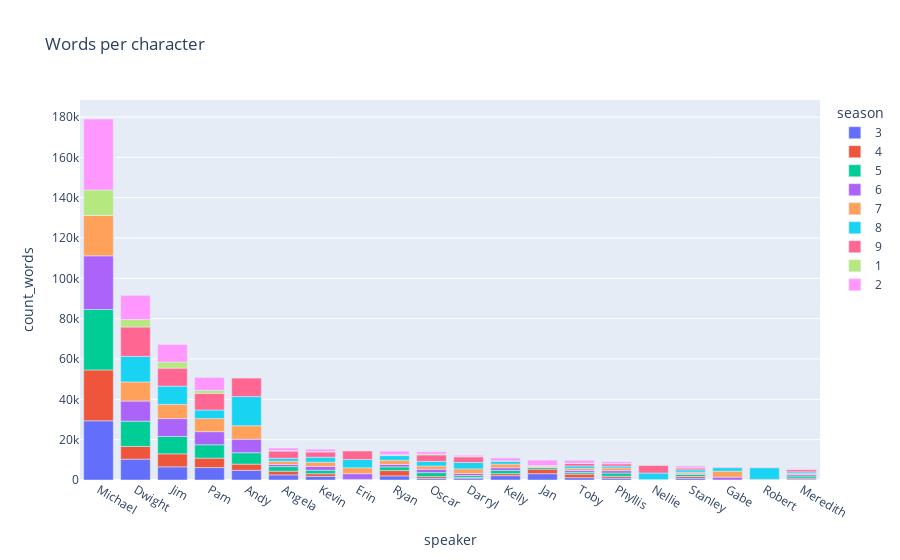

The cell this chart's notebook holds for it:
### Code cell
char_wrd = df[['season', 'line_text', 'speaker']]

char_wrd['count_words'] = [len(x.split()) for x in df['line_text'].tolist()]
char_wrd['season'] = char_wrd['season'].astype(str)

char_wrd_count = char_wrd.groupby(['speaker', 'season'])['count_words'].agg('sum').reset_index()

top_wrd = char_wrd.groupby(['speaker'])['count_words'].agg('sum').sort_values(ascending=False).index[:20].to_list()

#filter for top 20 characters
char_wrd_filtered = char_wrd_count[char_wrd_count['speaker'].isin(top_wrd)]

fig = px.bar(char_wrd_filtered, x='speaker', y='count_words', color='season', title='Words per character')
fig.update_xaxes(categoryorder='array', categoryarray= top_wrd)

### Figure 1 — Plotly figure (JSON) as saved in the notebook; plotly's stock layout.template omitted (floating-point values rounded to 4 significant figures)
{"data": [{"alignmentgroup": "True", "hovertemplate": "season=3<br>speaker=%{x}<br>count_words=%{y}<extra></extra>", "legendgroup": "3", "marker": {"color": "#636efa", "pattern": {"shape": ""}}, "name": "3", "offsetgroup": "3", "orientation": "v", "showlegend": true, "textposition": "auto", "type": "bar", "x": ["Andy", "Angela", "Darryl", "Dwight", "Jan", "Jim", "Kelly", "Kevin", "Meredith", "Michael", "Oscar", "Pam", "Phyllis", "Ryan", "Stanley", "Toby"], "xaxis": "x", "y": [4806, 2538, 920, 10346, 3129, 6523, 2152, 1822, 482, 29350, 717, 6165, 907, 2035, 889, 1152], "yaxis": "y"}, {"alignmentgroup": "True", "hovertemplate": "season=4<br>speaker=%{x}<br>count_words=%{y}<extra></extra>", "legendgroup": "4", "marker": {"color": "#EF553B", "pattern": {"shape": ""}}, "name": "4", "offsetgroup": "4", "orientation": "v", "showlegend": true, "textposition": "auto", "type": "bar", "x": ["Andy", "Angela", "Darryl", "Dwight", "Jan", "Jim", "Kelly", "Kevin", "Meredith", "Michael", "Oscar", "Pam", "Phyllis", "Ryan", "Stanley", "Toby"], "xaxis": "x", "y": [3061, 1826, 444, 6284, 2268, 6449, 992, 1292, 481, 25235, 953, 4690, 935, 2640, 870, 1773], "yaxis": "y"}, {"alignmentgroup": "True", "hovertemplate": "season=5<br>speaker=%{x}<br>count_words=%{y}<extra></extra>", "legendgroup": "5", "marker": {"color": "#00cc96", "pattern": {"shape": ""}}, "name": "5", "offsetgroup": "5", "orientation": "v", "showlegend": true, "textposition": "auto", "type": "bar", "x": ["Andy", "Angela", "Darryl", "Dwight", "Erin", "Jan", "Jim", "Kelly", "Kevin", "Meredith", "Michael", "Oscar", "Pam", "Phyllis", "Ryan", "Stanley", "Toby"], "xaxis": "x", "y": [5664, 2278, 861, 12520, 311, 804, 8609, 1581, 1712, 998, 29950, 1987, 6619, 1609, 1831, 983, 832], "yaxis": "y"}, {"alignmentgroup": "True", "hovertemplate": "season=6<br>speaker=%{x}<br>count_words=%{y}<extra></extra>", "legendgroup": "6", "marker": {"color": "#ab63fa", "pattern": {"shape": ""}}, "name": "6", "offsetgroup": "6", "orientation": "v", "showlegend": true, "textposition": "auto", "type": "bar", "x": ["Andy", "Angela", "Darryl", "Dwight", "Erin", "Gabe", "Jim", "Kelly", "Kevin", "Meredith", "Michael", "Oscar", "Pam", "Phyllis", "Ryan", "Stanley", "Toby"], "xaxis": "x", "y": [6695, 1068, 1021, 9999, 2835, 1427, 8862, 1359, 1888, 727, 26630, 1676, 6489, 1189, 1184, 554, 980], "yaxis": "y"}, {"alignmentgroup": "True", "hovertemplate": "season=7<br>speaker=%{x}<br>count_words=%{y}<extra></extra>", "legendgroup": "7", "marker": {"color": "#FFA15A", "pattern": {"shape": ""}}, "name": "7", "offsetgroup": "7", "orientation": "v", "showlegend": true, "textposition": "auto", "type": "bar", "x": ["Andy", "Angela", "Darryl", "Dwight", "Erin", "Gabe", "Jan", "Jim", "Kelly", "Kevin", "Meredith", "Michael", "Nellie", "Oscar", "Pam", "Phyllis", "Robert", "Ryan", "Stanley", "Toby"], "xaxis": "x", "y": [6686, 1611, 2280, 9469, 2915, 2961, 305, 7034, 1822, 2129, 645, 20041, 211, 1623, 6507, 1339, 342, 2086, 641, 1027], "yaxis": "y"}, {"alignmentgroup": "True", "hovertemplate": "season=8<br>speaker=%{x}<br>count_words=%{y}<extra></extra>", "legendgroup": "8", "marker": {"color": "#19d3f3", "pattern": {"shape": ""}}, "name": "8", "offsetgroup": "8", "orientation": "v", "showlegend": true, "textposition": "auto", "type": "bar", "x": ["Andy", "Angela", "Darryl", "Dwight", "Erin", "Gabe", "Jim", "Kelly", "Kevin", "Meredith", "Nellie", "Oscar", "Pam", "Phyllis", "Robert", "Ryan", "Stanley", "Toby"], "xaxis": "x", "y": [14468, 1427, 3169, 12679, 4104, 1746, 9074, 1414, 2454, 729, 3242, 2266, 4244, 927, 5746, 2330, 1098, 1206], "yaxis": "y"}, {"alignmentgroup": "True", "hovertemplate": "season=9<br>speaker=%{x}<br>count_words=%{y}<extra></extra>", "legendgroup": "9", "marker": {"color": "#FF6692", "pattern": {"shape": ""}}, "name": "9", "offsetgroup": "9", "orientation": "v", "showlegend": true, "textposition": "auto", "type": "bar", "x": ["Andy", "Angela", "Darryl", "Dwight", "Erin", "Gabe", "Jan", "Jim", "Kelly", "Kevin", "Meredith", "Michael", "Nellie", "Oscar", "Pam", "Phyllis", "Robert", "Ryan", "Stanley", "Toby"], "xaxis": "x", "y": [9155, 3599, 2811, 14562, 4209, 238, 312, 8923, 168, 2615, 1066, 23, 3724, 3228, 8234, 1160, 185, 203, 918, 1311], "yaxis": "y"}, {"alignmentgroup": "True", "hovertemplate": "season=1<br>speaker=%{x}<br>count_words=%{y}<extra></extra>", "legendgroup": "1", "marker": {"color": "#B6E880", "pattern": {"shape": ""}}, "name": "1", "offsetgroup": "1", "orientation": "v", "showlegend": true, "textposition": "auto", "type": "bar", "x": ["Angela", "Darryl", "Dwight", "Jan", "Jim", "Kelly", "Kevin", "Meredith", "Michael", "Oscar", "Pam", "Phyllis", "Ryan", "Stanley", "Toby"], "xaxis": "x", "y": [253, 111, 3702, 356, 3009, 26, 202, 149, 12590, 427, 1481, 75, 330, 161, 94], "yaxis": "y"}, {"alignmentgroup": "True", "hovertemplate": "season=2<br>speaker=%{x}<br>count_words=%{y}<extra></extra>", "legendgroup": "2", "marker": {"color": "#FF97FF", "pattern": {"shape": ""}}, "name": "2", "offsetgroup": "2", "orientation": "v", "showlegend": true, "textposition": "auto", "type": "bar", "x": ["Angela", "Darryl", "Dwight", "Jan", "Jim", "Kelly", "Kevin", "Meredith", "Michael", "Oscar", "Pam", "Phyllis", "Ryan", "Stanley", "Toby"], "xaxis": "x", "y": [1257, 629, 11973, 2690, 8710, 1418, 1155, 330, 35173, 1102, 6410, 847, 1649, 827, 1388], "yaxis": "y"}], "layout": {"barmode": "relative", "legend": {"title": {"text": "season"}, "tracegroupgap": 0}, "title": {"text": "Words per character"}, "xaxis": {"anchor": "y", "categoryarray": ["Michael", "Dwight", "Jim", "Pam", "Andy", "Angela", "Kevin", "Erin", "Ryan", "Oscar", "Darryl", "Kelly", "Jan", "Toby", "Phyllis", "Nellie", "Stanley", "Gabe", "Robert", "Meredith"], "categoryorder": "array", "domain": [0, 1], "title": {"text": "speaker"}}, "yaxis": {"anchor": "x", "domain": [0, 1], "title": {"text": "count_words"}}}}
